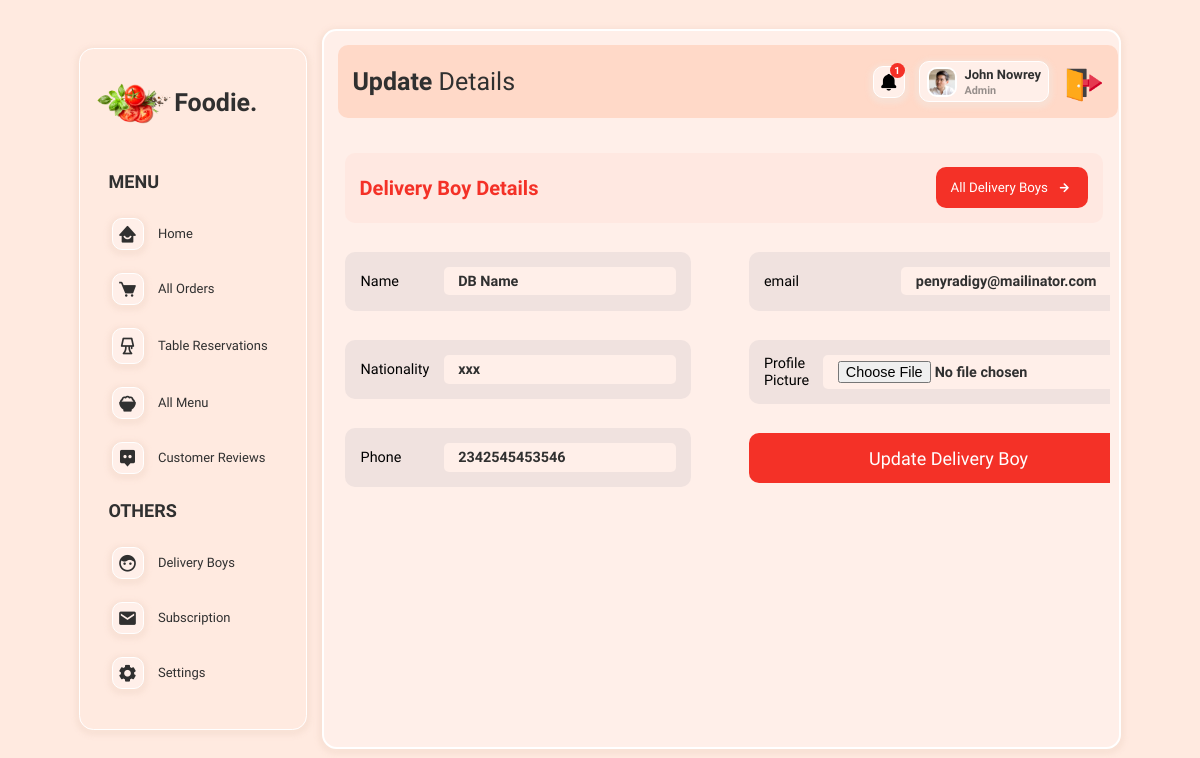
The page /admin/updateDb.php?id=1 (signed in) on the database its author committed.
### tables this page shows
CREATE TABLE `deliveryboys` (
  `id` int(11) NOT NULL,
  `name` varchar(100) NOT NULL,
  `phone` varchar(20) NOT NULL,
  `email` varchar(50) NOT NULL,
  `nationality` varchar(20) NOT NULL,
  `db_image` varchar(225) NOT NULL
);

### admin/updateDb.php (the view, shortened to what this page needs)
<?php
include('./adminPartials/adminHeader.php');
?>
    <div class="adminPage flex">
       <?php
       include('./adminPartials/sideMenu.php');
       ?>
         <div class="mainBody">
            <div class="topSection flex">
                <div class="title">
                    <span><strong>Update</strong> Details</span>
                </div>
                <?php
                    include('./adminPartials/headerAdminAccount.php');
                ?>
            </div>
           <div class="mainBodyContentContainer">
                <div class="settingsPage updateSettings">
                    <div class="heading flex">
                        <span>Delivery Boy Details</span>
                        <button class="btn">
                            <a href="db.php" class="flex">All Delivery Boys <i class="uil uil-arrow-right icon"></i></a>
                        </button>
                    </div>
                    <div class="informationContainer flex">
                    <?php
                        $tableID = $_GET['id'];
                        $sql = "SELECT * FROM deliveryboys WHERE id = $tableID";
                        $res = mysqli_query($conn, $sql);
                        if($res==TRUE){
                            $count = mysqli_num_rows($res);
                            if($count==1){
                                while($row = mysqli_fetch_assoc($res)){
                                    $name = $row['name'];
                                    $nationality = $row['nationality'];
                                    $email = $row['email'];
                                    $phone = $row['phone'];
                                }
                            }
                            else{
                                header('location:' .SITEURL. 'admin/settings.php');
                                exit();
                            }
                        }
                     ?>
                        <form method="post" enctype="multipart/form-data" class="flex">
                            <div class="grid">
                               <span class="flex span">
                                <label for="name">Name</label>
                                <input type="text" name="name" value="<?php echo $name ?>">
                               </span>
                               <span class="flex span">
                                <label for="nationality">Nationality</label>
                                <input type="text" name="nationality" value="<?php echo $nationality ?>">
                               </span>
                               <span class="flex span">
                                <label for="Phone">Phone</label>
                                <input type="number" name="phone" value="<?php echo $phone ?>">
                                </span>
                            </div>
                            <div class="grid">
                                <span class="flex span">
                                    <label for="email">email</label>
                                    <input type="email" name="email" value="<?php echo $email ?>">
                                </span>
                                <span class="flex span">
                                    <label for="pci">Profile Picture</label>
                                    <input type="file" name="dbImage">
                                </span>
                                    <button class="btn bg" name="submit">Update Delivery Boy</button>
                            </div>
                        </form>
                    </div>
                </div>
           </div>
         </div>
    </div>
<?php
include('./adminPartials/adminFooter.php');
?>

### admin/adminPartials/headerAdminAccount.php (shortened to what this page needs)
<?php
    $userName = $_SESSION['username'];
    $sql = "SELECT * FROM admins WHERE username = '$userName'";
    $res = mysqli_query($conn, $sql);
    if($res==TRUE){
        $count = mysqli_num_rows($res);
        if($count==1){
            while($row = mysqli_fetch_assoc($res)){
                $name = $row['name'];
                $image = $row['admin_image'];
                $adminRole = $row['role'];
            }
        }
        else{
            header('location:' .SITEURL. 'admin/settingsA.php');
            exit();
        }
    }
?>
<?php
    $sql = "SELECT * FROM orders WHERE order_status = 'ordered'";
    $res = mysqli_query($conn, $sql);
    if($res==TRUE){
        $currentOrders = mysqli_num_rows($res);
    }
?>
<div class="adminDiv flex">
    <div class="notDiv">
        <i class='bx bxs-bell icon' title="New Food Order"></i>
        <span class="count" ><?php echo $currentOrders?></span>
    </div>
    <?php
        if($image!=""){
        ?>
            <div class="imgDiv flex">
                <img src="<?php echo SITEURL;?>databaseImages/foodie<?php echo $image;?>" alt="Account Admin Image">
                <span class="name"><?php echo $name;?> <br><small><?php echo $adminRole;?></small></span>
            </div>
        <?php
        }
        else{
        echo '<span class="fail" style="color:red; margin: 0px 10px;">No Image 1</span>';
        }
    ?>
<a href="logOut.php" title="Log Out" ><img src="../Assests/logOutIcon.png" alt="" style="width: 40px; transform: translateY(5px);"></a>
</div>

### main.css (style rules this page uses)
* { padding: 0; margin: 0; box-sizing: border-box; font-family: "Fira Sans Condensed", sans-serif; }
:root { --primaryColor: #f43127; --secondaryColor: #ffd9c8; --thirdColor: #ffe8e1; --forthColor: #fff1ed; --cardColor: #ffefe9; --LocColor: #f0e2df; --bgColor: #ffeae0; --smallSize: 13px; --normalSize: 18px; --mediumSize: 25px; --largeSize: 35px; --textColor: rgb(48, 48, 48); --whiteColor: hsl(0, 0%, 100%); --borderRadius: 10px; --boxShadow: 0 2px 4px 4px #f8e0d4d7; --greyColor: rgb(180, 180, 180); --greenColor: rgb(56, 223, 56); --yellowColor: rgb(255, 170, 0); }
body { background: var(--bgColor); }
html { font-size: 90%; scroll-behavior: smooth; }
input, textarea { font-size: 100%; }
a { text-decoration: none; cursor: pointer; }
.flex { display: flex; align-items: center; }
.grid { display: grid; gap: 2rem; align-items: center; }
img { height: auto; width: 100%; }
.btn { border: none; outline: none; border-radius: var(--borderRadius); cursor: pointer; padding: 10px 15px; }
.icon { font-size: 20px; cursor: pointer; }

### rows shown on the page
deliveryboys: name "DB Name", nationality "xxx", phone "2342545453546", email "penyradigy@mailinator.com"

### other values the page prints
$currentOrders "1"
$name "John Nowrey"
$adminRole "Admin"
